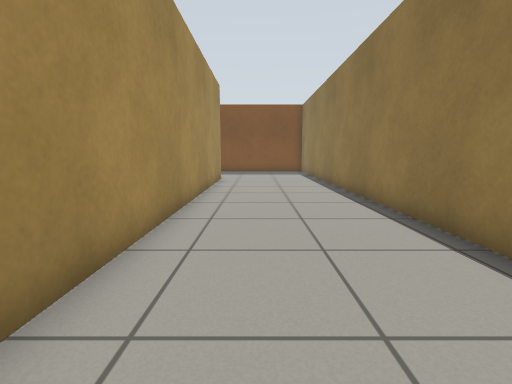
[1] (above)

19 first-person views from a walk through a Gazebo world. The camera is 0.72 m above the floor, tilts 8° down and sees 85° across. The floor is counted in squares, 0.5 m on a side. Each view is taken from the middle of a square. On the plan, view 1 faces up. The plan holds only what a view shows up to about 14 squares ahead; the rest is blank.

[2]
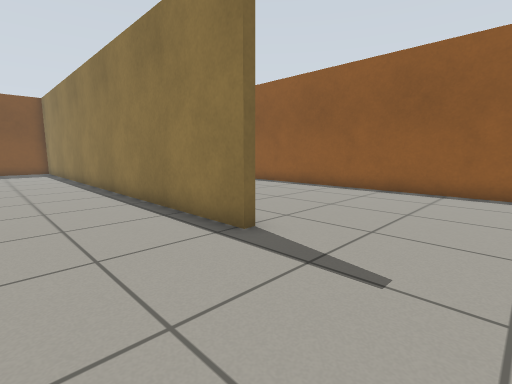

[3]
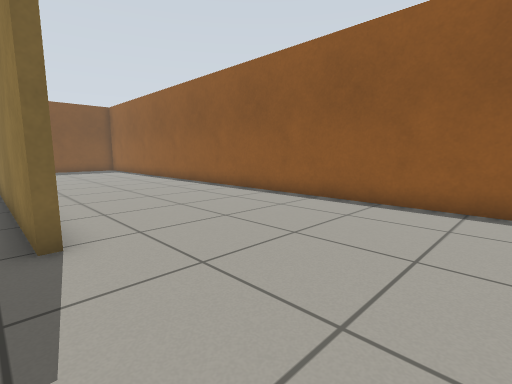

[4]
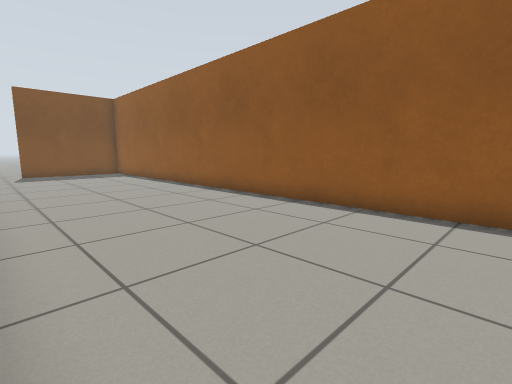

[5]
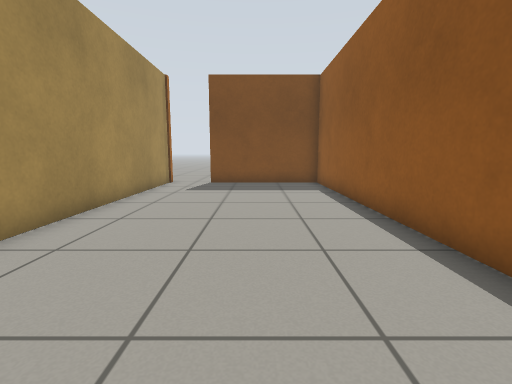

[6]
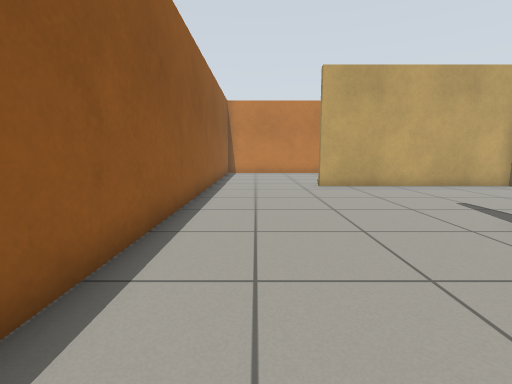

[7]
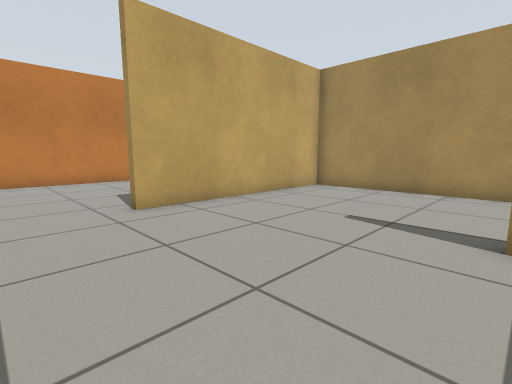

[8]
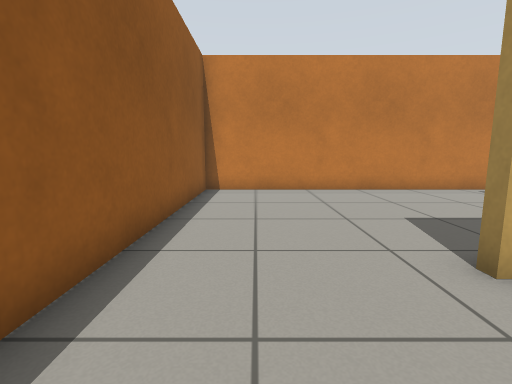

[9]
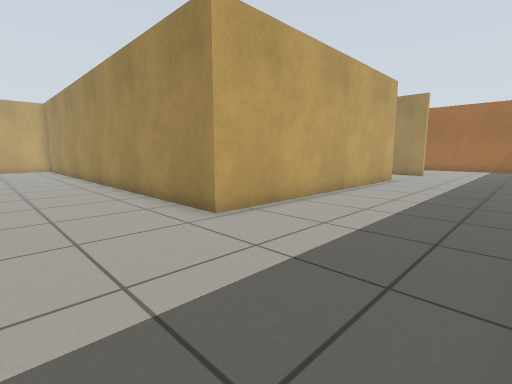

[10]
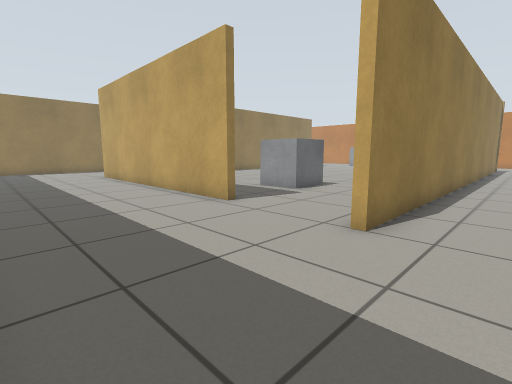

[11]
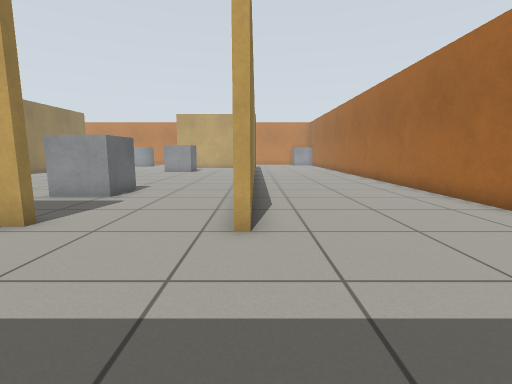

[12]
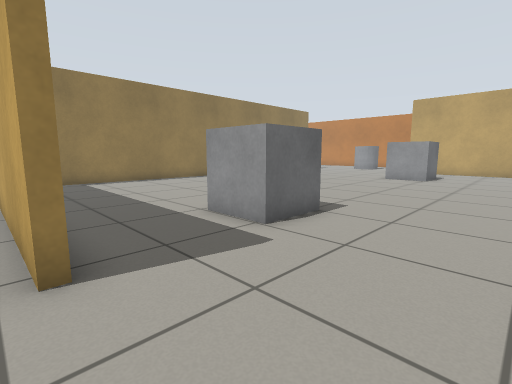

[13]
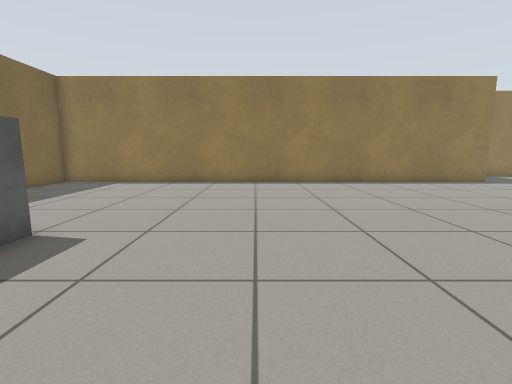

[14]
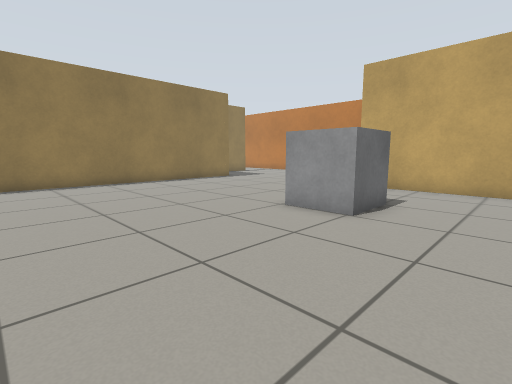

[15]
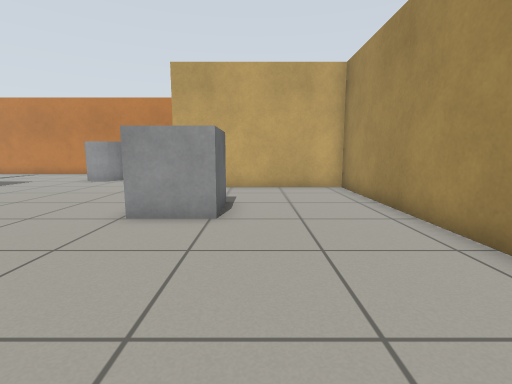

[16]
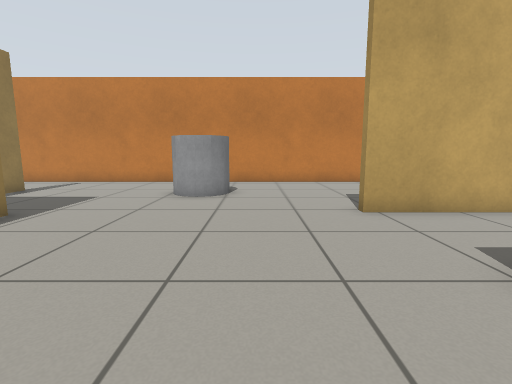

[17]
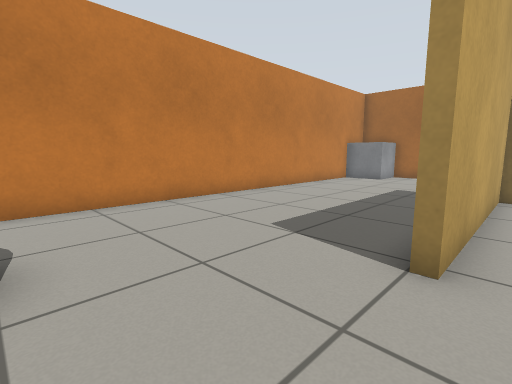

[18]
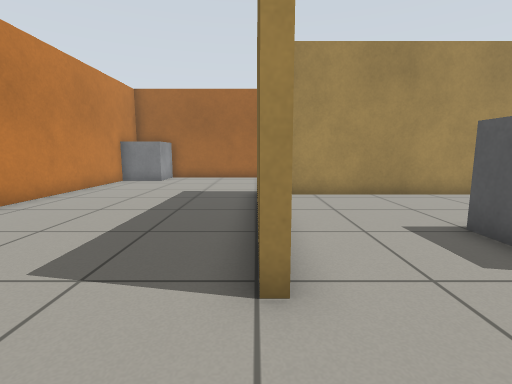

[19]
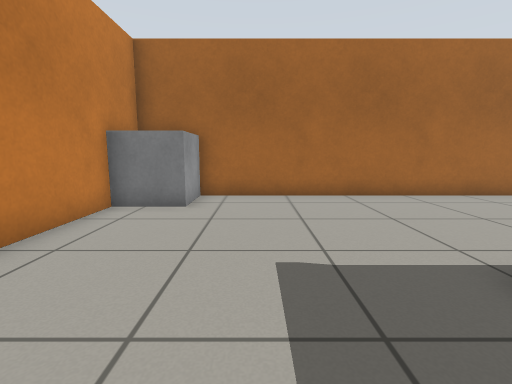

### Floor plan
Points are (right, up) in squares from view 1. A wall is a line through its corners. A room is listed if a view was taken in it or the views show most of it. See-through windows are left out.
Room 1 (views 1, 2, 3, 4, 5, 6, 7, 8, 9)
walls: (3.9, 1.8) (3.5, 1.8) (3.5, 14.9); (3.8, 21.9) (3.8, 12.5); (-13.5, 15.7) (-2, 15.7) (-2, -5) (6.3, -5); (11, -4.4) (11, 21.5) (5.7, 21.5)
ways out: opening at (-18, 19) to room 2; opening at (-15.5, 15.5) to room 2; opening at (8.5, -5) to room 3; opening at (5, 22)
Room 2 (views 10, 11, 12, 13, 14, 15, 16, 17, 18, 19)
walls: (-17.6, 2.6) (-17.6, -5.7) (-10.5, -5.7); (-17.9, 2.7) (-17.9, 16) (-17.5, 16); (-10.5, -6) (-13.1, -6); (-16.6, -6) (-17.1, -6); (-24.4, -0.3) (-24.4, -12.9) (1.5, -12.9); (-2.3, -5.4) (-2.3, 15.4) (-5.5, 15.4); (-13.5, 15.2) (-13.5, 15.7); (-24.4, 14.1) (-24.4, 6.6); (0.9, -9.8) (0.9, -8.8)
ways out: opening at (-18, 19) to room 1; opening at (-15.5, 15.5) to room 1; opening at (1, -11) to room 3
objects: grey box (-24, -12) to (-22, -11); grey box (-13, -2) to (-11, 0); grey box (-13, 10) to (-11, 12); grey cylinder (-7, -9) to (-5, -8)
Room 3 (no view inside)
walls: (1.5, -12.9) (11, -12.9) (11, -4.4)
ways out: opening at (8.5, -5) to room 1; opening at (1, -11) to room 2

Positions as (right, up) in squares from view 1, and headings:
1: (0, 0), facing up
2: (0, -2), facing up-right
3: (3, -3), facing up-right
4: (4, 1), facing up-right
5: (8, 8), facing up
6: (9, 7), facing down
7: (9, 2), facing down-left
8: (9, -2), facing down
9: (2, 21), facing down-left
10: (-20, 21), facing down-right
11: (-18, 21), facing down
12: (-17, 16), facing down-right
13: (-16, 6), facing right
14: (-16, 6), facing down-right
15: (-14, 6), facing down
16: (-8, 1), facing down
17: (-7, -5), facing down-left
18: (-8, -6), facing left
19: (-15, -9), facing left
